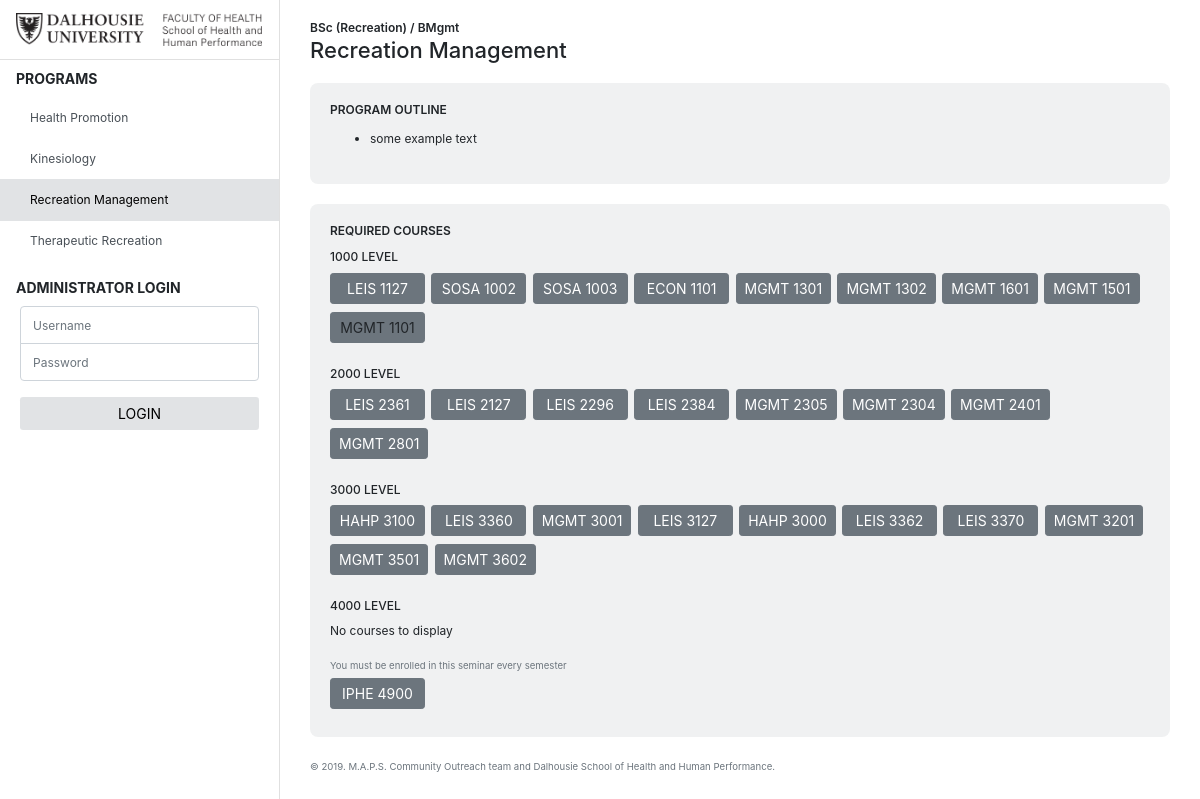
The app's page /programinfo.php?prog=recm with its own data.
### tables this page shows
CREATE TABLE IF NOT EXISTS `program` (
   `programName`     VARCHAR(256) NOT NULL,
   `programCode`     VARCHAR(12)   NOT NULL,
   `programOutline`  TEXT NOT NULL,
   `requiredCourses` TEXT NULL,
   PRIMARY KEY(`programCode`));

CREATE TABLE IF NOT EXISTS `course` (
  `courseCode` VARCHAR(255) NOT NULL,
  `courseTitle` VARCHAR(255) NOT NULL,
  `courseOutline` TEXT NULL DEFAULT NULL,
  `prerequisites` TEXT NULL DEFAULT NULL,
  `learningoutcomes` TEXT NULL DEFAULT NULL,
  `creditHrs` INT NULL,
  `evaluation` TEXT NULL DEFAULT NULL,
  `availability` VARCHAR(45) NULL,
  `program` VARCHAR(45) NULL,
 
  PRIMARY KEY (`courseCode`));

### html/includes/db.php (called while the page is built, shortened)
<?php
function query($db, $q, $arg=[]) {
   $stmt = $db->prepare($q);
   $stmt->execute($arg);
   return $stmt->fetch();
}
function getCourse($db, $coursecode) {
   $q = 'SELECT * FROM `course` WHERE courseCode LIKE ?';
   return query($db, $q, [$coursecode]);
}
function getProgram($db, $programCode) {
   $q = 'SELECT * FROM `program` WHERE UPPER(programCode) LIKE UPPER(?)';
   $res = query($db, $q, [$programCode]);
   return $res;
}
?>

### html/programinfo.php (the view)
<?php
include("includes/header.php");
require_once("includes/db.php");
function getRequiredCourses($db, $prog) {
   return array_map(function($cname) use ($db) {
      $c = getCourse($db, $cname);
      if ($c['courseCode'] != null ) return $c;
      return array("courseCode" => $cname, "program" => substr($cname, 0, 4), "program" => null );
   }, preg_split("/\n|,/", $prog['requiredCourses']));
}
function echoCoursesByLevel($requiredCourses){
   array_map(function($level) use ($requiredCourses) {
      echo '<h6 style="font-size: 12px;">'.$level.'000 LEVEL</h6><div class="mb-3">'."\n";
      $coursesLevel = array_filter($requiredCourses, function ($course) use ($level) { return (substr($course['courseCode'], 5, 1) == $level); });
      if (sizeof($coursesLevel) == 0) echo "<p>No courses to display</p>";
      array_map(function ($course) use ($level) {
         if ($course['program'] != null) {
            echo '<a role="button" class="btn btn-secondary btn-sm" href="course.php?course='.$course['courseCode'].'">'.$course['courseCode']."</a>\n";
         } else {
            echo '<a role="button" class="btn btn-secondary btn-sm" style="pointer-events: none;">'.$course['courseCode']."</a>\n";
         }
      }, $coursesLevel);
      echo '</div>';
   }, array(1, 2, 3, 4));
}
?>
                <div class="program-title">
                    <p><?php
if ($prog['programName'] == 'Recreation Management') echo "BSc (Recreation) / BMgmt";
elseif ($prog['programName'] == 'Therapeutic Recreation') echo 'BSc (Recreation)';
else echo "BSc (".$prog['programName'].")";?></p>
                    <h2><?php echo $prog['programName']; ?></h2>
                </div>
                <div class="card">
                    <div class="card-body">
                        <h6 class="card-title">PROGRAM OUTLINE</h6>
                        <div class="card-text">
                        <ul class="program-outline">
<?php array_map(function ($line) {echo '<li>'.$line.'</li>'; }, explode("\n", $prog['programOutline'])); ?>
                        </ul>
                        </div>
                    </div>
                </div>
                <div class="card">
                    <div class="card-body">
                        <h6 class="card-title">REQUIRED COURSES</h6>
<?php echoCoursesByLevel(getRequiredCourses($db, $prog)); ?>
                        <p class="text-muted mb-1"><small>You must be enrolled in this seminar every semester</small></p>
                        <a role="button" class="btn btn-secondary btn-sm" href="course.php?course=IPHE 4900">IPHE 4900</a>
                    </div>
                </div>
<?php include("includes/footer.php"); ?>

### html/css/hahp-styles.css (style rules this page uses)
.btn { margin-bottom: 8px; }
body { font-size: 12px; }
.program-title { margin-bottom: 20px; }
.program-title p, .class-title p { font-size: 12px; font-weight: 600; margin: 0px; }
.program-title h2, .class-title h2 { font-size: 22px; margin: 0px; }
.card { border-radius: 8px; background-color: rgba(108, 117, 125, 0.1); border: 0; margin-bottom: 20px; }
.card-title { font-size: 12px; font-weight: 600; }
.card-body a { min-width: 95px; margin-right: 3px; }

### records on screen
program: programName "Recreation Management", programOutline "some example text"
course: courseCode "LEIS 1127"
course: courseCode "SOSA 1002"
course: courseCode "SOSA 1003"
course: courseCode "ECON 1101"
course: courseCode "MGMT 1301"
course: courseCode "MGMT 1302"
course: courseCode "MGMT 1601"
course: courseCode "MGMT 1501"
course: courseCode "LEIS 2361"
course: courseCode "LEIS 2127"
course: courseCode "LEIS 2296"
course: courseCode "LEIS 2384"
course: courseCode "MGMT 2305"
course: courseCode "MGMT 2304"
course: courseCode "MGMT 2401"
course: courseCode "MGMT 2801"
course: courseCode "HAHP 3100"
course: courseCode "LEIS 3360"
course: courseCode "MGMT 3001"
course: courseCode "LEIS 3127"
course: courseCode "HAHP 3000"
course: courseCode "LEIS 3362"
course: courseCode "LEIS 3370"
course: courseCode "MGMT 3201"
course: courseCode "MGMT 3501"
course: courseCode "MGMT 3602"

### other values on screen
$level "1 2 3 4"
$course['courseCode'] "MGMT 1101"
